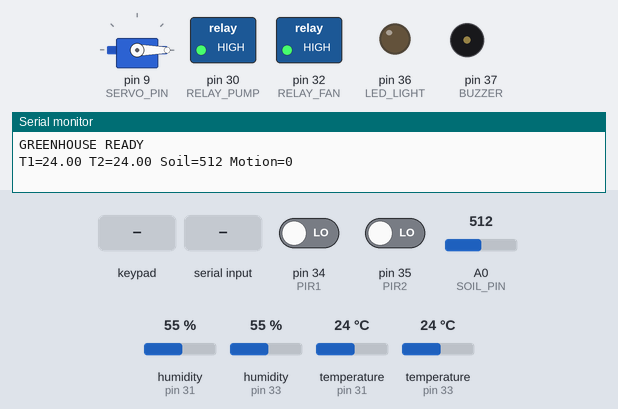
A sketch run on a simulated Arduino Mega 2560, built with avr-gcc and run on an emulated ATmega2560. Shown: servo, switched loads named in the sketch (green lamp = pin HIGH), output pins drawn as LEDs (lit = HIGH), buzzer (waves = sounding, pin HIGH), the last lines printed to the serial monitor. The inputs (shaded band) are chosen by the test bench; at power-on: A0 (SOIL_PIN) = 512, pin 34 (PIR1) LOW, pin 35 (PIR2) LOW, humidity (sensors on pin 31, pin 33) 55 %, temperature (sensors on pin 31, pin 33) 24 °C.

Above: at 1.2 s.
1.3 s: key '#' pressed
At 1.4 s:
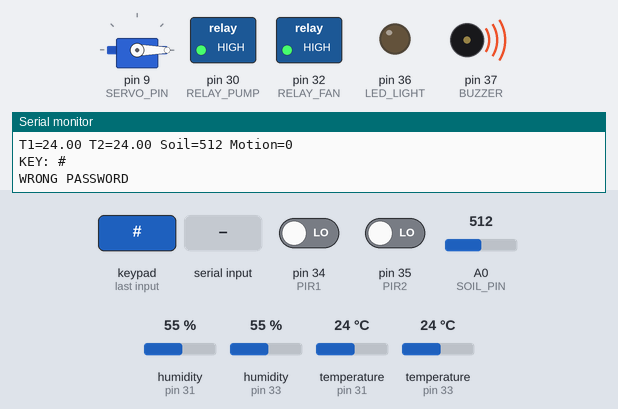
4.8 s: keypad keys 1 2 3 4 # pressed 0.4 s apart
At 7.1 s:
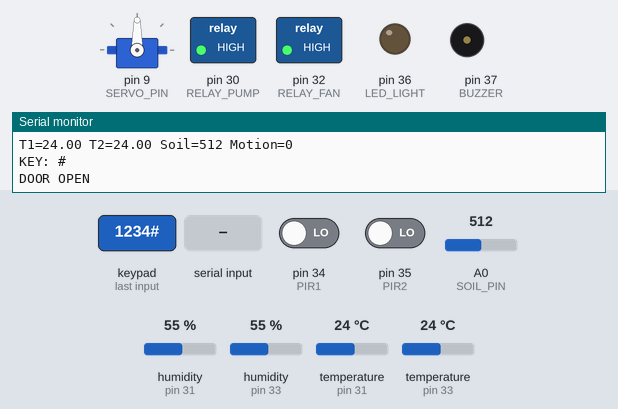
12.9 s: "FAN_ON\n" received over the second serial link
At 13.4 s:
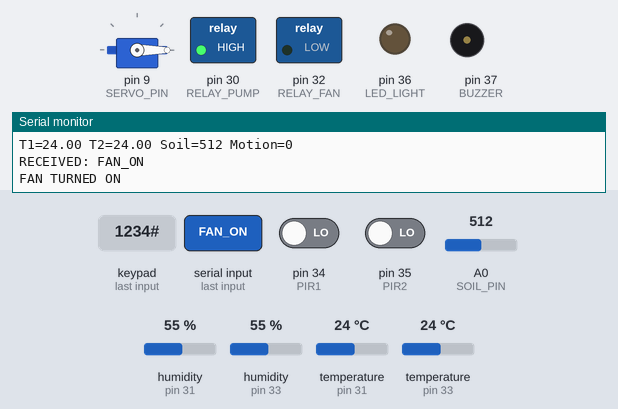
14.4 s: A0 (SOIL_PIN) set to 684
15.9 s: A0 (SOIL_PIN) set to 709
At 17.2 s:
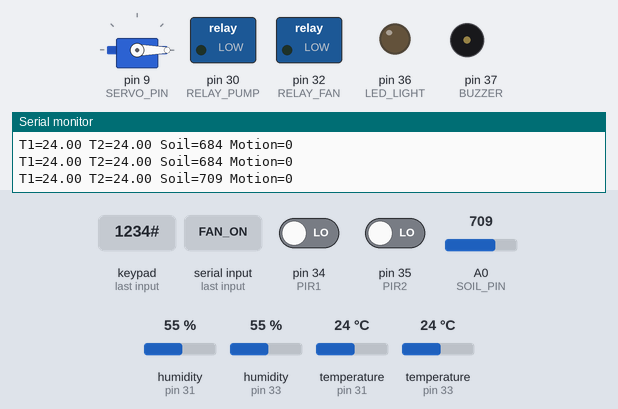
17.9 s: pin 34 (PIR1) driven HIGH
At 18.8 s:
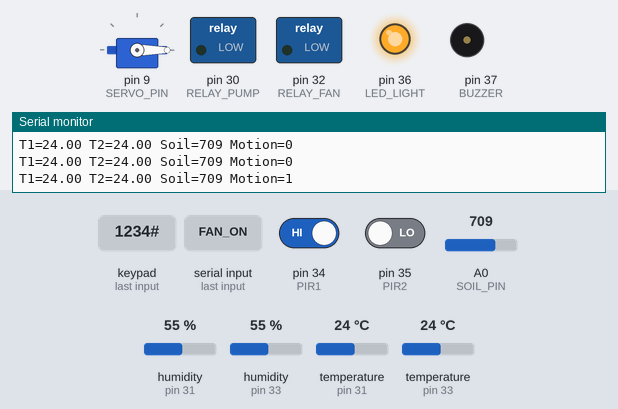
Timing chart, 0 to 20.9 s (numbered marks = the images above; inputs shaded):
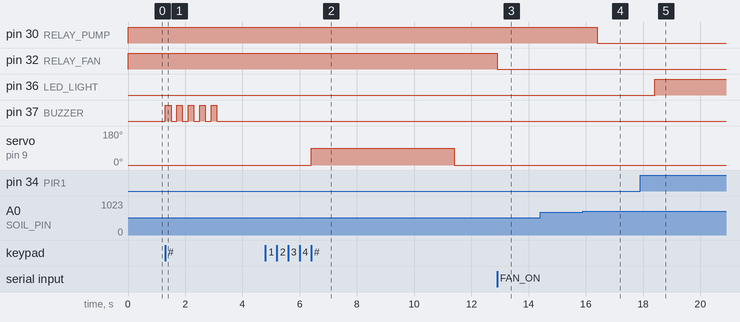

The sketch:

Greenhouse_Mega.ino
```cpp
#include <Keypad.h>
#include <Servo.h>
#include <DHT.h>

// ================= PINS =================
#define SERVO_PIN 9
#define SOIL_PIN A0

#define DHTPIN1 31
#define DHTPIN2 33

#define PIR1 34
#define PIR2 35

#define LED_LIGHT 36
#define BUZZER 37

#define RELAY_PUMP 30
#define RELAY_FAN 32

#define DHTTYPE DHT11

Servo door;

DHT dht1(DHTPIN1, DHTTYPE);
DHT dht2(DHTPIN2, DHTTYPE);

// ================= KEYPAD =================
const byte ROWS = 4;
const byte COLS = 4;

char keys[ROWS][COLS] = {
  {'1','2','3','A'},
  {'4','5','6','B'},
  {'7','8','9','C'},
  {'*','0','#','D'}
};

byte rowPins[ROWS] = {22,23,24,25};
byte colPins[COLS] = {26,27,28,29};

Keypad keypad = Keypad(makeKeymap(keys), rowPins, colPins, ROWS, COLS);

// ================= PASSWORD =================
String password = "1234";
String input = "";

// ================= TIMERS =================
unsigned long lastSensorTime = 0;
unsigned long lastMotionTime = 0;

// ================= MANUAL FLAGS =================
bool manualFan = false;
bool manualPump = false;
bool manualLight = false;

// ================= SETUP =================
void setup() {

  Serial.begin(9600);
  Serial1.begin(9600);   // ESP8266

  door.attach(SERVO_PIN);
  door.write(0);

  pinMode(RELAY_PUMP, OUTPUT);
  pinMode(RELAY_FAN, OUTPUT);

  pinMode(PIR1, INPUT);
  pinMode(PIR2, INPUT);

  pinMode(LED_LIGHT, OUTPUT);
  pinMode(BUZZER, OUTPUT);

  digitalWrite(RELAY_PUMP, HIGH);
  digitalWrite(RELAY_FAN, HIGH);
  digitalWrite(LED_LIGHT, LOW);
  digitalWrite(BUZZER, LOW);

  dht1.begin();
  dht2.begin();

  Serial.println("GREENHOUSE READY");
}

// ================= DOOR LOCK =================
void checkDoor() {

  char key = keypad.getKey();

  if (key) {

    Serial.print("KEY: ");
    Serial.println(key);

    if (key == '#') {

      if (input == password) {

        Serial.println("DOOR OPEN");

        door.write(90);
        delay(5000);
        door.write(0);

        Serial.println("DOOR CLOSE");
      }
      else {

        Serial.println("WRONG PASSWORD");

        for (int i = 0; i < 5; i++) {
          digitalWrite(BUZZER, HIGH);
          delay(200);
          digitalWrite(BUZZER, LOW);
          delay(200);
        }
      }

      input = "";
    }

    else if (key == '*') {
      input = "";
    }

    else {
      input += key;
    }
  }
}

// ================= RECEIVE COMMANDS =================
void readESPCommands() {

  if (Serial1.available()) {

    String cmd = Serial1.readStringUntil('\n');
    cmd.trim();

    Serial.print("RECEIVED: ");
    Serial.println(cmd);

    if (cmd == "FAN_ON") {

      manualFan = true;
      digitalWrite(RELAY_FAN, LOW);

      Serial.println("FAN TURNED ON");
    }

    else if (cmd == "FAN_OFF") {

      manualFan = false;
      digitalWrite(RELAY_FAN, HIGH);

      Serial.println("FAN TURNED OFF");
    }

    else if (cmd == "PUMP_ON") {

      manualPump = true;
      digitalWrite(RELAY_PUMP, LOW);

      Serial.println("PUMP TURNED ON");
    }

    else if (cmd == "PUMP_OFF") {

      manualPump = false;
      digitalWrite(RELAY_PUMP, HIGH);

      Serial.println("PUMP TURNED OFF");
    }

    else if (cmd == "LIGHT_ON") {

      manualLight = true;
      digitalWrite(LED_LIGHT, HIGH);

      Serial.println("LIGHT TURNED ON");
    }

    else if (cmd == "LIGHT_OFF") {

      manualLight = false;
      digitalWrite(LED_LIGHT, LOW);

      Serial.println("LIGHT TURNED OFF");
    }
  }
}

// ================= SENSOR SYSTEM =================
void checkSensors() {

  int soil = analogRead(SOIL_PIN);

  float t1 = dht1.readTemperature();
  float t2 = dht2.readTemperature();

  int motion = (digitalRead(PIR1) || digitalRead(PIR2)) ? 1 : 0;

  if (isnan(t1)) t1 = 0;
  if (isnan(t2)) t2 = 0;

  // ================= AUTO PUMP =================
  if (!manualPump) {

    if (soil > 700) {
      digitalWrite(RELAY_PUMP, LOW);
    }
    else {
      digitalWrite(RELAY_PUMP, HIGH);
    }
  }

  // ================= AUTO FAN =================
  if (!manualFan) {

    if (t1 > 32 || t2 > 32) {
      digitalWrite(RELAY_FAN, LOW);
    }
    else {
      digitalWrite(RELAY_FAN, HIGH);
    }
  }

  // ================= AUTO LIGHT =================
  if (!manualLight) {

    if (motion == 1) {

      digitalWrite(LED_LIGHT, HIGH);
      lastMotionTime = millis();
    }

    if (millis() - lastMotionTime > 30000) {

      digitalWrite(LED_LIGHT, LOW);
    }
  }

  // ================= DEBUG =================
  Serial.print("T1=");
  Serial.print(t1);

  Serial.print(" T2=");
  Serial.print(t2);

  Serial.print(" Soil=");
  Serial.print(soil);

  Serial.print(" Motion=");
  Serial.println(motion);

  // ================= SEND TO ESP =================
  Serial1.print(t1);
  Serial1.print(",");

  Serial1.print(t2);
  Serial1.print(",");

  Serial1.print(soil);
  Serial1.print(",");

  Serial1.println(motion);
}

// ================= LOOP =================
void loop() {

  checkDoor();

  readESPCommands();

  if (millis() - lastSensorTime >= 1000) {

    lastSensorTime = millis();

    checkSensors();
  }
}
```

Measured:
- the behaviour switches between 700 and 701 on A0 (SOIL_PIN) (found by bisection; images 3 and 4)
- after the input at 1.3 s, pin 37 (BUZZER): alternates HIGH for 0.20 s and LOW for 0.20 s, 10 changes in all, then stays LOW, starting at once
- after the input at 4.8 s, servo on pin 9 (SERVO_PIN): 0° → 90° after 1.6 s, → 0° 5.0 s later
- after the input at 12.9 s, pin 32 (RELAY_FAN): HIGH → LOW at once
- after the input at 15.9 s, pin 30 (RELAY_PUMP): HIGH → LOW after 0.50 s
- after the input at 17.9 s, pin 36 (LED_LIGHT): LOW → HIGH after 0.50 s
